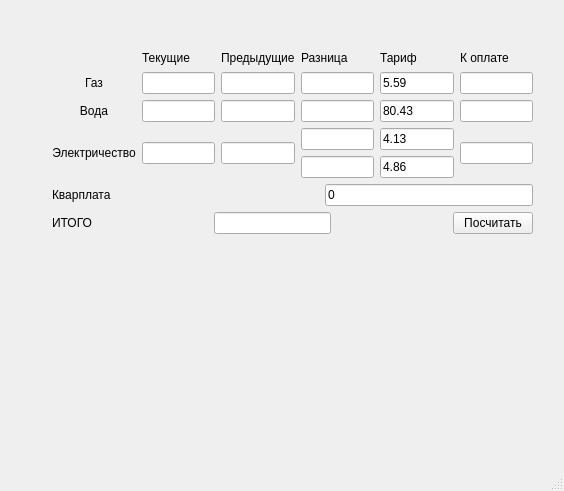
<?xml version="1.0" encoding="UTF-8"?>
<ui version="4.0">
 <class>MainWindow</class>
 <widget class="QMainWindow" name="MainWindow">
  <property name="geometry">
   <rect>
    <x>0</x>
    <y>0</y>
    <width>564</width>
    <height>491</height>
   </rect>
  </property>
  <property name="windowTitle">
   <string>MainWindow</string>
  </property>
  <widget class="QWidget" name="centralwidget">
   <widget class="QWidget" name="layoutWidget">
    <property name="geometry">
     <rect>
      <x>52</x>
      <y>50</y>
      <width>481</width>
      <height>184</height>
     </rect>
    </property>
    <layout class="QVBoxLayout" name="verticalLayout_3">
     <item>
      <layout class="QVBoxLayout" name="verticalLayout_2">
       <item>
        <layout class="QGridLayout" name="gridLayout">
         <item row="0" column="5">
          <widget class="QLabel" name="label_4">
           <property name="text">
            <string>К оплате</string>
           </property>
          </widget>
         </item>
         <item row="1" column="1">
          <widget class="QLineEdit" name="lineEdit"/>
         </item>
         <item row="0" column="1">
          <widget class="QLabel" name="label">
           <property name="text">
            <string>Текущие </string>
           </property>
          </widget>
         </item>
         <item row="0" column="4">
          <widget class="QLabel" name="label_3">
           <property name="text">
            <string>Тариф</string>
           </property>
          </widget>
         </item>
         <item row="0" column="2">
          <widget class="QLabel" name="label_5">
           <property name="text">
            <string>Предыдущие</string>
           </property>
          </widget>
         </item>
         <item row="1" column="0">
          <widget class="QLabel" name="label_6">
           <property name="text">
            <string>Газ</string>
           </property>
           <property name="alignment">
            <set>Qt::AlignCenter</set>
           </property>
          </widget>
         </item>
         <item row="0" column="3">
          <widget class="QLabel" name="label_2">
           <property name="text">
            <string>Разница</string>
           </property>
          </widget>
         </item>
         <item row="1" column="2">
          <widget class="QLineEdit" name="lineEdit_2"/>
         </item>
         <item row="1" column="3">
          <widget class="QLineEdit" name="lineEdit_3"/>
         </item>
         <item row="3" column="1">
          <widget class="QLineEdit" name="lineEdit_11"/>
         </item>
         <item row="2" column="4">
          <widget class="QLineEdit" name="lineEdit_9">
           <property name="text">
            <string>80.43</string>
           </property>
          </widget>
         </item>
         <item row="2" column="5">
          <widget class="QLineEdit" name="lineEdit_10"/>
         </item>
         <item row="2" column="1">
          <widget class="QLineEdit" name="lineEdit_6"/>
         </item>
         <item row="1" column="5">
          <widget class="QLineEdit" name="lineEdit_5"/>
         </item>
         <item row="3" column="0">
          <widget class="QLabel" name="label_8">
           <property name="text">
            <string>Электричество</string>
           </property>
           <property name="alignment">
            <set>Qt::AlignCenter</set>
           </property>
          </widget>
         </item>
         <item row="3" column="2">
          <widget class="QLineEdit" name="lineEdit_12"/>
         </item>
         <item row="3" column="5">
          <widget class="QLineEdit" name="lineEdit_15"/>
         </item>
         <item row="1" column="4">
          <widget class="QLineEdit" name="lineEdit_4">
           <property name="text">
            <string>5.59</string>
           </property>
          </widget>
         </item>
         <item row="2" column="0">
          <widget class="QLabel" name="label_7">
           <property name="text">
            <string>Вода</string>
           </property>
           <property name="alignment">
            <set>Qt::AlignCenter</set>
           </property>
          </widget>
         </item>
         <item row="2" column="2">
          <widget class="QLineEdit" name="lineEdit_7"/>
         </item>
         <item row="2" column="3">
          <widget class="QLineEdit" name="lineEdit_8"/>
         </item>
         <item row="3" column="4">
          <layout class="QGridLayout" name="gridLayout_4">
           <item row="2" column="0">
            <widget class="QLineEdit" name="lineEdit_19">
             <property name="text">
              <string>4.86</string>
             </property>
            </widget>
           </item>
           <item row="1" column="0">
            <widget class="QLineEdit" name="lineEdit_18">
             <property name="text">
              <string>4.13</string>
             </property>
            </widget>
           </item>
          </layout>
         </item>
         <item row="3" column="3">
          <layout class="QGridLayout" name="gridLayout_2">
           <item row="0" column="0">
            <widget class="QLineEdit" name="lineEdit_13"/>
           </item>
           <item row="1" column="0">
            <widget class="QLineEdit" name="lineEdit_16"/>
           </item>
          </layout>
         </item>
        </layout>
       </item>
       <item>
        <layout class="QHBoxLayout" name="horizontalLayout_3">
         <item>
          <layout class="QHBoxLayout" name="horizontalLayout_2">
           <item>
            <widget class="QLabel" name="label_9">
             <property name="text">
              <string>Кварплата</string>
             </property>
            </widget>
           </item>
          </layout>
         </item>
         <item>
          <spacer name="horizontalSpacer">
           <property name="orientation">
            <enum>Qt::Horizontal</enum>
           </property>
           <property name="sizeHint" stdset="0">
            <size>
             <width>200</width>
             <height>20</height>
            </size>
           </property>
          </spacer>
         </item>
         <item>
          <widget class="QLineEdit" name="lineEdit_20">
           <property name="text">
            <string>0</string>
           </property>
          </widget>
         </item>
        </layout>
       </item>
      </layout>
     </item>
     <item>
      <layout class="QHBoxLayout" name="horizontalLayout_4">
       <item>
        <widget class="QLabel" name="label_10">
         <property name="text">
          <string>ИТОГО</string>
         </property>
        </widget>
       </item>
       <item>
        <spacer name="horizontalSpacer_2">
         <property name="orientation">
          <enum>Qt::Horizontal</enum>
         </property>
         <property name="sizeHint" stdset="0">
          <size>
           <width>40</width>
           <height>20</height>
          </size>
         </property>
        </spacer>
       </item>
       <item>
        <widget class="QLineEdit" name="lineEdit_21"/>
       </item>
       <item>
        <spacer name="horizontalSpacer_3">
         <property name="orientation">
          <enum>Qt::Horizontal</enum>
         </property>
         <property name="sizeHint" stdset="0">
          <size>
           <width>40</width>
           <height>20</height>
          </size>
         </property>
        </spacer>
       </item>
       <item>
        <widget class="QPushButton" name="pushButton">
         <property name="text">
          <string>Посчитать</string>
         </property>
        </widget>
       </item>
      </layout>
     </item>
    </layout>
   </widget>
  </widget>
  <widget class="QMenuBar" name="menubar">
   <property name="geometry">
    <rect>
     <x>0</x>
     <y>0</y>
     <width>564</width>
     <height>21</height>
    </rect>
   </property>
  </widget>
  <widget class="QStatusBar" name="statusbar"/>
 </widget>
 <resources/>
 <connections/>
</ui>
